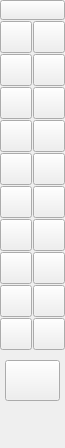
<?xml version="1.0" encoding="UTF-8"?>
<ui version="4.0">
 <class>QG_CadToolBarModify</class>
 <widget class="QWidget" name="QG_CadToolBarModify">
  <property name="geometry">
   <rect>
    <x>0</x>
    <y>0</y>
    <width>65</width>
    <height>448</height>
   </rect>
  </property>
  <property name="sizePolicy">
   <sizepolicy hsizetype="MinimumExpanding" vsizetype="MinimumExpanding">
    <horstretch>0</horstretch>
    <verstretch>0</verstretch>
   </sizepolicy>
  </property>
  <property name="minimumSize">
   <size>
    <width>65</width>
    <height>336</height>
   </size>
  </property>
  <property name="windowTitle">
   <string>Modify</string>
  </property>
  <widget class="QToolButton" name="bBack">
   <property name="geometry">
    <rect>
     <x>0</x>
     <y>0</y>
     <width>65</width>
     <height>20</height>
    </rect>
   </property>
   <property name="maximumSize">
    <size>
     <width>16777215</width>
     <height>20</height>
    </size>
   </property>
   <property name="toolTip">
    <string>Back to main menu</string>
   </property>
   <property name="text">
    <string/>
   </property>
   <property name="icon">
    <iconset resource="../../../res/extui/extui.qrc">
     <normaloff>:/extui/back.png</normaloff>:/extui/back.png</iconset>
   </property>
   <property name="iconSize">
    <size>
     <width>65</width>
     <height>20</height>
    </size>
   </property>
  </widget>
  <widget class="QToolButton" name="bMove">
   <property name="geometry">
    <rect>
     <x>0</x>
     <y>21</y>
     <width>32</width>
     <height>32</height>
    </rect>
   </property>
   <property name="maximumSize">
    <size>
     <width>32</width>
     <height>32</height>
    </size>
   </property>
   <property name="toolTip">
    <string>Move / Copy</string>
   </property>
   <property name="text">
    <string/>
   </property>
   <property name="icon">
    <iconset resource="../../../res/extui/extui.qrc">
     <normaloff>:/extui/modifymove.png</normaloff>:/extui/modifymove.png</iconset>
   </property>
   <property name="iconSize">
    <size>
     <width>32</width>
     <height>32</height>
    </size>
   </property>
   <property name="checkable">
    <bool>true</bool>
   </property>
   <property name="autoExclusive">
    <bool>true</bool>
   </property>
  </widget>
  <widget class="QToolButton" name="bRotate">
   <property name="geometry">
    <rect>
     <x>33</x>
     <y>21</y>
     <width>32</width>
     <height>32</height>
    </rect>
   </property>
   <property name="maximumSize">
    <size>
     <width>32</width>
     <height>32</height>
    </size>
   </property>
   <property name="toolTip">
    <string>Rotate</string>
   </property>
   <property name="text">
    <string/>
   </property>
   <property name="icon">
    <iconset resource="../../../res/extui/extui.qrc">
     <normaloff>:/extui/modifyrotate.png</normaloff>:/extui/modifyrotate.png</iconset>
   </property>
   <property name="iconSize">
    <size>
     <width>32</width>
     <height>32</height>
    </size>
   </property>
   <property name="checkable">
    <bool>true</bool>
   </property>
   <property name="autoExclusive">
    <bool>true</bool>
   </property>
  </widget>
  <widget class="QToolButton" name="bScale">
   <property name="geometry">
    <rect>
     <x>0</x>
     <y>54</y>
     <width>32</width>
     <height>32</height>
    </rect>
   </property>
   <property name="maximumSize">
    <size>
     <width>32</width>
     <height>32</height>
    </size>
   </property>
   <property name="toolTip">
    <string>Scale</string>
   </property>
   <property name="text">
    <string/>
   </property>
   <property name="icon">
    <iconset resource="../../../res/extui/extui.qrc">
     <normaloff>:/extui/modifyscale.png</normaloff>:/extui/modifyscale.png</iconset>
   </property>
   <property name="iconSize">
    <size>
     <width>32</width>
     <height>32</height>
    </size>
   </property>
   <property name="checkable">
    <bool>true</bool>
   </property>
   <property name="autoExclusive">
    <bool>true</bool>
   </property>
  </widget>
  <widget class="QToolButton" name="bMirror">
   <property name="geometry">
    <rect>
     <x>33</x>
     <y>54</y>
     <width>32</width>
     <height>32</height>
    </rect>
   </property>
   <property name="maximumSize">
    <size>
     <width>32</width>
     <height>32</height>
    </size>
   </property>
   <property name="toolTip">
    <string>Mirror</string>
   </property>
   <property name="text">
    <string/>
   </property>
   <property name="icon">
    <iconset resource="../../../res/extui/extui.qrc">
     <normaloff>:/extui/modifymirror.png</normaloff>:/extui/modifymirror.png</iconset>
   </property>
   <property name="iconSize">
    <size>
     <width>32</width>
     <height>32</height>
    </size>
   </property>
   <property name="checkable">
    <bool>true</bool>
   </property>
   <property name="autoExclusive">
    <bool>true</bool>
   </property>
  </widget>
  <widget class="QToolButton" name="bMoveRotate">
   <property name="geometry">
    <rect>
     <x>0</x>
     <y>87</y>
     <width>32</width>
     <height>32</height>
    </rect>
   </property>
   <property name="maximumSize">
    <size>
     <width>32</width>
     <height>32</height>
    </size>
   </property>
   <property name="toolTip">
    <string>Move and Rotate</string>
   </property>
   <property name="text">
    <string/>
   </property>
   <property name="icon">
    <iconset resource="../../../res/extui/extui.qrc">
     <normaloff>:/extui/modifymoverotate.png</normaloff>:/extui/modifymoverotate.png</iconset>
   </property>
   <property name="iconSize">
    <size>
     <width>32</width>
     <height>32</height>
    </size>
   </property>
   <property name="checkable">
    <bool>true</bool>
   </property>
   <property name="autoExclusive">
    <bool>true</bool>
   </property>
  </widget>
  <widget class="QToolButton" name="bRotate2">
   <property name="geometry">
    <rect>
     <x>33</x>
     <y>87</y>
     <width>32</width>
     <height>32</height>
    </rect>
   </property>
   <property name="maximumSize">
    <size>
     <width>32</width>
     <height>32</height>
    </size>
   </property>
   <property name="toolTip">
    <string>Rotate Two</string>
   </property>
   <property name="text">
    <string/>
   </property>
   <property name="icon">
    <iconset resource="../../../res/extui/extui.qrc">
     <normaloff>:/extui/modifyrotate2.png</normaloff>:/extui/modifyrotate2.png</iconset>
   </property>
   <property name="iconSize">
    <size>
     <width>32</width>
     <height>32</height>
    </size>
   </property>
   <property name="checkable">
    <bool>true</bool>
   </property>
   <property name="autoExclusive">
    <bool>true</bool>
   </property>
  </widget>
  <widget class="QToolButton" name="bTrim">
   <property name="geometry">
    <rect>
     <x>0</x>
     <y>120</y>
     <width>32</width>
     <height>32</height>
    </rect>
   </property>
   <property name="maximumSize">
    <size>
     <width>32</width>
     <height>32</height>
    </size>
   </property>
   <property name="toolTip">
    <string>Trim / Extend</string>
   </property>
   <property name="text">
    <string/>
   </property>
   <property name="icon">
    <iconset resource="../../../res/extui/extui.qrc">
     <normaloff>:/extui/modifytrim.png</normaloff>:/extui/modifytrim.png</iconset>
   </property>
   <property name="iconSize">
    <size>
     <width>32</width>
     <height>32</height>
    </size>
   </property>
   <property name="checkable">
    <bool>true</bool>
   </property>
   <property name="autoExclusive">
    <bool>true</bool>
   </property>
  </widget>
  <widget class="QToolButton" name="bTrim2">
   <property name="geometry">
    <rect>
     <x>33</x>
     <y>120</y>
     <width>32</width>
     <height>32</height>
    </rect>
   </property>
   <property name="maximumSize">
    <size>
     <width>32</width>
     <height>32</height>
    </size>
   </property>
   <property name="toolTip">
    <string>Trim / Extend two</string>
   </property>
   <property name="text">
    <string/>
   </property>
   <property name="icon">
    <iconset resource="../../../res/extui/extui.qrc">
     <normaloff>:/extui/modifytrim2.png</normaloff>:/extui/modifytrim2.png</iconset>
   </property>
   <property name="iconSize">
    <size>
     <width>32</width>
     <height>32</height>
    </size>
   </property>
   <property name="checkable">
    <bool>true</bool>
   </property>
   <property name="autoExclusive">
    <bool>true</bool>
   </property>
  </widget>
  <widget class="QToolButton" name="bTrimAmount">
   <property name="geometry">
    <rect>
     <x>0</x>
     <y>153</y>
     <width>32</width>
     <height>32</height>
    </rect>
   </property>
   <property name="maximumSize">
    <size>
     <width>32</width>
     <height>32</height>
    </size>
   </property>
   <property name="toolTip">
    <string>Trim by amount</string>
   </property>
   <property name="text">
    <string/>
   </property>
   <property name="icon">
    <iconset resource="../../../res/extui/extui.qrc">
     <normaloff>:/extui/modifytrimamount.png</normaloff>:/extui/modifytrimamount.png</iconset>
   </property>
   <property name="iconSize">
    <size>
     <width>32</width>
     <height>32</height>
    </size>
   </property>
   <property name="checkable">
    <bool>true</bool>
   </property>
   <property name="autoExclusive">
    <bool>true</bool>
   </property>
  </widget>
  <widget class="QToolButton" name="bOffset">
   <property name="geometry">
    <rect>
     <x>33</x>
     <y>153</y>
     <width>32</width>
     <height>32</height>
    </rect>
   </property>
   <property name="maximumSize">
    <size>
     <width>32</width>
     <height>32</height>
    </size>
   </property>
   <property name="toolTip">
    <string>Offset (Experimental Feature, work in progress)</string>
   </property>
   <property name="text">
    <string notr="true"/>
   </property>
   <property name="icon">
    <iconset resource="../../../res/extui/extui.qrc">
     <normaloff>:/extui/arcspara.png</normaloff>:/extui/arcspara.png</iconset>
   </property>
   <property name="iconSize">
    <size>
     <width>32</width>
     <height>32</height>
    </size>
   </property>
   <property name="checkable">
    <bool>true</bool>
   </property>
   <property name="autoExclusive">
    <bool>true</bool>
   </property>
  </widget>
  <widget class="QToolButton" name="bBevel">
   <property name="geometry">
    <rect>
     <x>0</x>
     <y>186</y>
     <width>32</width>
     <height>32</height>
    </rect>
   </property>
   <property name="maximumSize">
    <size>
     <width>32</width>
     <height>32</height>
    </size>
   </property>
   <property name="toolTip">
    <string>Bevel</string>
   </property>
   <property name="text">
    <string/>
   </property>
   <property name="icon">
    <iconset resource="../../../res/extui/extui.qrc">
     <normaloff>:/extui/modifybevel.png</normaloff>:/extui/modifybevel.png</iconset>
   </property>
   <property name="iconSize">
    <size>
     <width>32</width>
     <height>32</height>
    </size>
   </property>
   <property name="checkable">
    <bool>true</bool>
   </property>
   <property name="autoExclusive">
    <bool>true</bool>
   </property>
  </widget>
  <widget class="QToolButton" name="bRound">
   <property name="geometry">
    <rect>
     <x>33</x>
     <y>186</y>
     <width>32</width>
     <height>32</height>
    </rect>
   </property>
   <property name="maximumSize">
    <size>
     <width>32</width>
     <height>32</height>
    </size>
   </property>
   <property name="toolTip">
    <string>Round</string>
   </property>
   <property name="text">
    <string/>
   </property>
   <property name="icon">
    <iconset resource="../../../res/extui/extui.qrc">
     <normaloff>:/extui/modifyround.png</normaloff>:/extui/modifyround.png</iconset>
   </property>
   <property name="iconSize">
    <size>
     <width>32</width>
     <height>32</height>
    </size>
   </property>
   <property name="checkable">
    <bool>true</bool>
   </property>
   <property name="autoExclusive">
    <bool>true</bool>
   </property>
  </widget>
  <widget class="QToolButton" name="bCut">
   <property name="geometry">
    <rect>
     <x>0</x>
     <y>219</y>
     <width>32</width>
     <height>32</height>
    </rect>
   </property>
   <property name="maximumSize">
    <size>
     <width>32</width>
     <height>32</height>
    </size>
   </property>
   <property name="toolTip">
    <string>Divide</string>
   </property>
   <property name="text">
    <string/>
   </property>
   <property name="icon">
    <iconset resource="../../../res/extui/extui.qrc">
     <normaloff>:/extui/modifycut.png</normaloff>:/extui/modifycut.png</iconset>
   </property>
   <property name="iconSize">
    <size>
     <width>32</width>
     <height>32</height>
    </size>
   </property>
   <property name="checkable">
    <bool>true</bool>
   </property>
   <property name="autoExclusive">
    <bool>true</bool>
   </property>
  </widget>
  <widget class="QToolButton" name="bStretch">
   <property name="geometry">
    <rect>
     <x>33</x>
     <y>219</y>
     <width>32</width>
     <height>32</height>
    </rect>
   </property>
   <property name="maximumSize">
    <size>
     <width>32</width>
     <height>32</height>
    </size>
   </property>
   <property name="toolTip">
    <string>Stretch</string>
   </property>
   <property name="text">
    <string/>
   </property>
   <property name="icon">
    <iconset resource="../../../res/extui/extui.qrc">
     <normaloff>:/extui/modifystretch.png</normaloff>:/extui/modifystretch.png</iconset>
   </property>
   <property name="iconSize">
    <size>
     <width>32</width>
     <height>32</height>
    </size>
   </property>
   <property name="checkable">
    <bool>true</bool>
   </property>
   <property name="autoExclusive">
    <bool>true</bool>
   </property>
  </widget>
  <widget class="QToolButton" name="bEntity">
   <property name="geometry">
    <rect>
     <x>0</x>
     <y>252</y>
     <width>32</width>
     <height>32</height>
    </rect>
   </property>
   <property name="maximumSize">
    <size>
     <width>32</width>
     <height>32</height>
    </size>
   </property>
   <property name="toolTip">
    <string>Edit Entity Geometry</string>
   </property>
   <property name="text">
    <string/>
   </property>
   <property name="icon">
    <iconset resource="../../../res/extui/extui.qrc">
     <normaloff>:/extui/modifyentity.png</normaloff>:/extui/modifyentity.png</iconset>
   </property>
   <property name="iconSize">
    <size>
     <width>32</width>
     <height>32</height>
    </size>
   </property>
   <property name="checkable">
    <bool>true</bool>
   </property>
   <property name="autoExclusive">
    <bool>true</bool>
   </property>
  </widget>
  <widget class="QToolButton" name="bAttributes">
   <property name="geometry">
    <rect>
     <x>33</x>
     <y>252</y>
     <width>32</width>
     <height>32</height>
    </rect>
   </property>
   <property name="maximumSize">
    <size>
     <width>32</width>
     <height>32</height>
    </size>
   </property>
   <property name="toolTip">
    <string>Edit Entity Attributes</string>
   </property>
   <property name="text">
    <string/>
   </property>
   <property name="icon">
    <iconset resource="../../../res/extui/extui.qrc">
     <normaloff>:/extui/modifyattributes.png</normaloff>:/extui/modifyattributes.png</iconset>
   </property>
   <property name="iconSize">
    <size>
     <width>32</width>
     <height>32</height>
    </size>
   </property>
   <property name="checkable">
    <bool>true</bool>
   </property>
   <property name="autoExclusive">
    <bool>true</bool>
   </property>
  </widget>
  <widget class="QToolButton" name="bDelete">
   <property name="geometry">
    <rect>
     <x>0</x>
     <y>285</y>
     <width>32</width>
     <height>32</height>
    </rect>
   </property>
   <property name="maximumSize">
    <size>
     <width>32</width>
     <height>32</height>
    </size>
   </property>
   <property name="toolTip">
    <string>Delete</string>
   </property>
   <property name="text">
    <string/>
   </property>
   <property name="icon">
    <iconset resource="../../../res/extui/extui.qrc">
     <normaloff>:/extui/modifydelete.png</normaloff>:/extui/modifydelete.png</iconset>
   </property>
   <property name="iconSize">
    <size>
     <width>32</width>
     <height>32</height>
    </size>
   </property>
   <property name="checkable">
    <bool>true</bool>
   </property>
   <property name="autoExclusive">
    <bool>true</bool>
   </property>
  </widget>
  <widget class="QToolButton" name="bExplode">
   <property name="geometry">
    <rect>
     <x>33</x>
     <y>285</y>
     <width>32</width>
     <height>32</height>
    </rect>
   </property>
   <property name="maximumSize">
    <size>
     <width>32</width>
     <height>32</height>
    </size>
   </property>
   <property name="toolTip">
    <string>Explode</string>
   </property>
   <property name="text">
    <string/>
   </property>
   <property name="icon">
    <iconset resource="../../../res/extui/extui.qrc">
     <normaloff>:/extui/modifyexplode.png</normaloff>:/extui/modifyexplode.png</iconset>
   </property>
   <property name="iconSize">
    <size>
     <width>32</width>
     <height>32</height>
    </size>
   </property>
   <property name="checkable">
    <bool>true</bool>
   </property>
   <property name="autoExclusive">
    <bool>true</bool>
   </property>
  </widget>
  <widget class="QToolButton" name="bExplodeText">
   <property name="geometry">
    <rect>
     <x>0</x>
     <y>318</y>
     <width>32</width>
     <height>32</height>
    </rect>
   </property>
   <property name="maximumSize">
    <size>
     <width>32</width>
     <height>32</height>
    </size>
   </property>
   <property name="toolTip">
    <string>Explode Text into Letters</string>
   </property>
   <property name="text">
    <string/>
   </property>
   <property name="icon">
    <iconset resource="../../../res/extui/extui.qrc">
     <normaloff>:/extui/modifyexplodetext.png</normaloff>:/extui/modifyexplodetext.png</iconset>
   </property>
   <property name="iconSize">
    <size>
     <width>32</width>
     <height>32</height>
    </size>
   </property>
   <property name="checkable">
    <bool>true</bool>
   </property>
   <property name="autoExclusive">
    <bool>true</bool>
   </property>
  </widget>
  <widget class="QToolButton" name="bEntityText">
   <property name="geometry">
    <rect>
     <x>33</x>
     <y>318</y>
     <width>32</width>
     <height>32</height>
    </rect>
   </property>
   <property name="maximumSize">
    <size>
     <width>32</width>
     <height>32</height>
    </size>
   </property>
   <property name="toolTip">
    <string>Edit Text</string>
   </property>
   <property name="text">
    <string/>
   </property>
   <property name="icon">
    <iconset resource="../../../res/extui/extui.qrc">
     <normaloff>:/extui/modifytext.png</normaloff>:/extui/modifytext.png</iconset>
   </property>
   <property name="iconSize">
    <size>
     <width>32</width>
     <height>32</height>
    </size>
   </property>
   <property name="checkable">
    <bool>true</bool>
   </property>
   <property name="autoExclusive">
    <bool>true</bool>
   </property>
  </widget>
  <widget class="QToolButton" name="bHidden">
   <property name="geometry">
    <rect>
     <x>40</x>
     <y>360</y>
     <width>0</width>
     <height>0</height>
    </rect>
   </property>
   <property name="maximumSize">
    <size>
     <width>0</width>
     <height>0</height>
    </size>
   </property>
   <property name="toolTip">
    <string>Edit Text</string>
   </property>
   <property name="text">
    <string/>
   </property>
   <property name="iconSize">
    <size>
     <width>0</width>
     <height>0</height>
    </size>
   </property>
   <property name="checkable">
    <bool>true</bool>
   </property>
   <property name="autoExclusive">
    <bool>true</bool>
   </property>
  </widget>
  <widget class="QToolButton" name="toolButton">
   <property name="geometry">
    <rect>
     <x>5</x>
     <y>360</y>
     <width>55</width>
     <height>41</height>
    </rect>
   </property>
   <property name="toolTip">
    <string>move absolute zero</string>
   </property>
   <property name="icon">
   <iconset resource="../../../res/extui/extui.qrc">
    <normaloff>:/extui/modifymovezero.png</normaloff>:/extui/modifymovezero.png</iconset>
   </property>
  </widget>
 </widget>
 <layoutdefault spacing="6" margin="11"/>
 <resources>
  <include location="../../../res/extui/extui.qrc"/>
 </resources>
 <connections>
  <connection>
   <sender>bMove</sender>
   <signal>clicked()</signal>
   <receiver>QG_CadToolBarModify</receiver>
   <slot>modifyMove()</slot>
   <hints>
    <hint type="sourcelabel">
     <x>20</x>
     <y>41</y>
    </hint>
    <hint type="destinationlabel">
     <x>20</x>
     <y>20</y>
    </hint>
   </hints>
  </connection>
  <connection>
   <sender>bRotate</sender>
   <signal>clicked()</signal>
   <receiver>QG_CadToolBarModify</receiver>
   <slot>modifyRotate()</slot>
   <hints>
    <hint type="sourcelabel">
     <x>53</x>
     <y>41</y>
    </hint>
    <hint type="destinationlabel">
     <x>20</x>
     <y>20</y>
    </hint>
   </hints>
  </connection>
  <connection>
   <sender>bEntity</sender>
   <signal>clicked()</signal>
   <receiver>QG_CadToolBarModify</receiver>
   <slot>modifyEntity()</slot>
   <hints>
    <hint type="sourcelabel">
     <x>20</x>
     <y>321</y>
    </hint>
    <hint type="destinationlabel">
     <x>20</x>
     <y>20</y>
    </hint>
   </hints>
  </connection>
  <connection>
   <sender>bScale</sender>
   <signal>clicked()</signal>
   <receiver>QG_CadToolBarModify</receiver>
   <slot>modifyScale()</slot>
   <hints>
    <hint type="sourcelabel">
     <x>20</x>
     <y>81</y>
    </hint>
    <hint type="destinationlabel">
     <x>20</x>
     <y>20</y>
    </hint>
   </hints>
  </connection>
  <connection>
   <sender>bDelete</sender>
   <signal>clicked()</signal>
   <receiver>QG_CadToolBarModify</receiver>
   <slot>modifyDelete()</slot>
   <hints>
    <hint type="sourcelabel">
     <x>20</x>
     <y>361</y>
    </hint>
    <hint type="destinationlabel">
     <x>20</x>
     <y>20</y>
    </hint>
   </hints>
  </connection>
  <connection>
   <sender>bTrim</sender>
   <signal>clicked()</signal>
   <receiver>QG_CadToolBarModify</receiver>
   <slot>modifyTrim()</slot>
   <hints>
    <hint type="sourcelabel">
     <x>20</x>
     <y>161</y>
    </hint>
    <hint type="destinationlabel">
     <x>20</x>
     <y>20</y>
    </hint>
   </hints>
  </connection>
  <connection>
   <sender>bMirror</sender>
   <signal>clicked()</signal>
   <receiver>QG_CadToolBarModify</receiver>
   <slot>modifyMirror()</slot>
   <hints>
    <hint type="sourcelabel">
     <x>53</x>
     <y>81</y>
    </hint>
    <hint type="destinationlabel">
     <x>20</x>
     <y>20</y>
    </hint>
   </hints>
  </connection>
  <connection>
   <sender>bTrim2</sender>
   <signal>clicked()</signal>
   <receiver>QG_CadToolBarModify</receiver>
   <slot>modifyTrim2()</slot>
   <hints>
    <hint type="sourcelabel">
     <x>53</x>
     <y>161</y>
    </hint>
    <hint type="destinationlabel">
     <x>20</x>
     <y>20</y>
    </hint>
   </hints>
  </connection>
  <connection>
   <sender>bMoveRotate</sender>
   <signal>clicked()</signal>
   <receiver>QG_CadToolBarModify</receiver>
   <slot>modifyMoveRotate()</slot>
   <hints>
    <hint type="sourcelabel">
     <x>20</x>
     <y>121</y>
    </hint>
    <hint type="destinationlabel">
     <x>20</x>
     <y>20</y>
    </hint>
   </hints>
  </connection>
  <connection>
   <sender>bTrimAmount</sender>
   <signal>clicked()</signal>
   <receiver>QG_CadToolBarModify</receiver>
   <slot>modifyTrimAmount()</slot>
   <hints>
    <hint type="sourcelabel">
     <x>20</x>
     <y>201</y>
    </hint>
    <hint type="destinationlabel">
     <x>20</x>
     <y>20</y>
    </hint>
   </hints>
  </connection>
  <connection>
   <sender>bCut</sender>
   <signal>clicked()</signal>
   <receiver>QG_CadToolBarModify</receiver>
   <slot>modifyCut()</slot>
   <hints>
    <hint type="sourcelabel">
     <x>20</x>
     <y>281</y>
    </hint>
    <hint type="destinationlabel">
     <x>20</x>
     <y>20</y>
    </hint>
   </hints>
  </connection>
  <connection>
   <sender>bRotate2</sender>
   <signal>clicked()</signal>
   <receiver>QG_CadToolBarModify</receiver>
   <slot>modifyRotate2()</slot>
   <hints>
    <hint type="sourcelabel">
     <x>53</x>
     <y>121</y>
    </hint>
    <hint type="destinationlabel">
     <x>20</x>
     <y>20</y>
    </hint>
   </hints>
  </connection>
  <connection>
   <sender>bStretch</sender>
   <signal>clicked()</signal>
   <receiver>QG_CadToolBarModify</receiver>
   <slot>modifyStretch()</slot>
   <hints>
    <hint type="sourcelabel">
     <x>53</x>
     <y>281</y>
    </hint>
    <hint type="destinationlabel">
     <x>20</x>
     <y>20</y>
    </hint>
   </hints>
  </connection>
  <connection>
   <sender>bBevel</sender>
   <signal>clicked()</signal>
   <receiver>QG_CadToolBarModify</receiver>
   <slot>modifyBevel()</slot>
   <hints>
    <hint type="sourcelabel">
     <x>20</x>
     <y>241</y>
    </hint>
    <hint type="destinationlabel">
     <x>20</x>
     <y>20</y>
    </hint>
   </hints>
  </connection>
  <connection>
   <sender>bRound</sender>
   <signal>clicked()</signal>
   <receiver>QG_CadToolBarModify</receiver>
   <slot>modifyRound()</slot>
   <hints>
    <hint type="sourcelabel">
     <x>53</x>
     <y>241</y>
    </hint>
    <hint type="destinationlabel">
     <x>20</x>
     <y>20</y>
    </hint>
   </hints>
  </connection>
  <connection>
   <sender>bExplode</sender>
   <signal>clicked()</signal>
   <receiver>QG_CadToolBarModify</receiver>
   <slot>modifyExplode()</slot>
   <hints>
    <hint type="sourcelabel">
     <x>53</x>
     <y>361</y>
    </hint>
    <hint type="destinationlabel">
     <x>20</x>
     <y>20</y>
    </hint>
   </hints>
  </connection>
  <connection>
   <sender>bAttributes</sender>
   <signal>clicked()</signal>
   <receiver>QG_CadToolBarModify</receiver>
   <slot>modifyAttributes()</slot>
   <hints>
    <hint type="sourcelabel">
     <x>53</x>
     <y>321</y>
    </hint>
    <hint type="destinationlabel">
     <x>20</x>
     <y>20</y>
    </hint>
   </hints>
  </connection>
  <connection>
   <sender>bExplodeText</sender>
   <signal>clicked()</signal>
   <receiver>QG_CadToolBarModify</receiver>
   <slot>modifyExplodeText()</slot>
   <hints>
    <hint type="sourcelabel">
     <x>20</x>
     <y>401</y>
    </hint>
    <hint type="destinationlabel">
     <x>20</x>
     <y>20</y>
    </hint>
   </hints>
  </connection>
  <connection>
   <sender>bEntityText</sender>
   <signal>clicked()</signal>
   <receiver>QG_CadToolBarModify</receiver>
   <slot>modifyEntity()</slot>
   <hints>
    <hint type="sourcelabel">
     <x>53</x>
     <y>401</y>
    </hint>
    <hint type="destinationlabel">
     <x>20</x>
     <y>20</y>
    </hint>
   </hints>
  </connection>
  <connection>
   <sender>bOffset</sender>
   <signal>clicked()</signal>
   <receiver>QG_CadToolBarModify</receiver>
   <slot>modifyOffset()</slot>
   <hints>
    <hint type="sourcelabel">
     <x>48</x>
     <y>168</y>
    </hint>
    <hint type="destinationlabel">
     <x>32</x>
     <y>223</y>
    </hint>
   </hints>
  </connection>
  <connection>
   <sender>toolButton</sender>
   <signal>clicked()</signal>
   <receiver>QG_CadToolBarModify</receiver>
   <slot>modifyMoveZero()</slot>
   <hints>
    <hint type="sourcelabel">
     <x>32</x>
     <y>380</y>
    </hint>
    <hint type="destinationlabel">
     <x>32</x>
     <y>223</y>
    </hint>
   </hints>
  </connection>
 </connections>
</ui>
